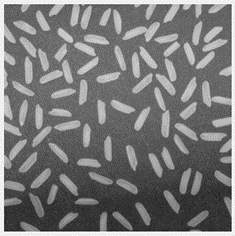
%> input picture images/rice.png, 235 x 236 px
$ octave test.m   (GNU Octave 9; MATLAB toolbox functions it lacks are replaced by stand-ins)
%> lines starting %> are read from the running program, lines starting %| are printed output that depends on the picture; in (x1, y1, x2, y2) boxes, pixels count from 0 and x2, y2 are one past the last pixel; in counts of white or black regions, pixels touching at a corner belong together; the program's own positions count from 1
% opengl('save','software') %因为我的linux电脑太老了，不支持nvida硬件加速，只能软件解码
clear;
close all;

i = imread('rice.png');
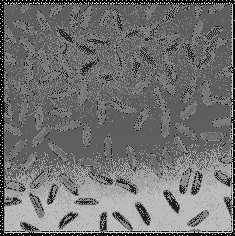
%> i: size 236x235 uint8; min 9, max 211, mean 113.1
BG = imopen(i, strel('disk', 15));
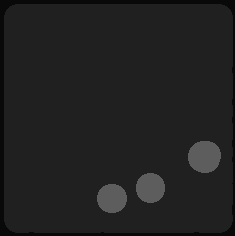
%> BG: size 236x235 uint8; min 9, max 93, mean 33.1
subplot(2, 3, 1);
imshow(BG);
title('Background');
i2 = imsubtract(i, BG);
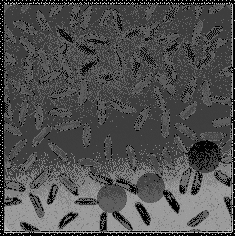
%> i2: size 236x235 uint8; min 0, max 202, mean 80
subplot(2, 3, 2);
imshow(i2);
title('Subtracted Background');
level = graythresh(i2);
%> level = 0.331
bw2 = imbinarize(i2, level);
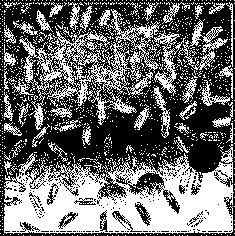
%> bw2: size 236x235 logical; 42.4% white; 1208 white regions (1163 under 20 px), largest, box (x1, y1, x2, y2) and area: (4, 144, 234, 234) 11818, (19, 9, 161, 130) 4494, (178, 19, 228, 70) 635
subplot(2, 3, 3);
imshow(bw2);
title('Binary Image');
subplot(2, 3, 4);
imshow(i);
title('Original Image');

% 标记连通区域
[labeled, numObjects] = bwlabel(bw2, 8);
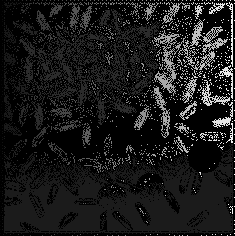
%> labeled: size 236x235 double; min 0, max 1208, mean 128; drawn with min black and max white
%> numObjects = 1208
t = max(max(labeled));  % 大米粒计数总数为 t
%> t = 1208

% 求解大米粒的平均像素面积
s = sum(bw2(:));
%> s = 23528
area = s / t;  % 大米粒的平均像素面积 area
%> area = 19.48

% 给面积最大的米粒染成红色
[m, n] = size(labeled);
%> m = 236; n = 235
A = zeros(numObjects, 1);
for x = 1:numObjects
    A(x) = sum(labeled(:) == x);
end
%> after the loop, A = 1208 values, max 11818 at index 132, min 1 at index 1, mean 19.48
a = max(A);
%> a = 11818
inf = find(A == a);
%> inf = 132

% 读取原始图像
image = imread('rice.png');
i3 = zeros(size(image, 1), size(image, 2), 3);
i4 = double(image);

% 灰度图转彩色图
for i = 1:size(image, 1)
    for j = 1:size(image, 2)
        i3(i, j, 1) = i4(i, j);
        i3(i, j, 2) = i4(i, j);
        i3(i, j, 3) = i4(i, j);
    end
end

subplot(2, 3, 5);
imshow(uint8(i3));
title('Color Image');

% 将面积最大的米粒染成红色
for v = 1:size(image, 1)
    for o = 1:size(image, 2)
        if labeled(v, o) == inf
            i3(v, o, 1) = 255;
            i3(v, o, 2) = 0;
            i3(v, o, 3) = 0;
        end
    end
end
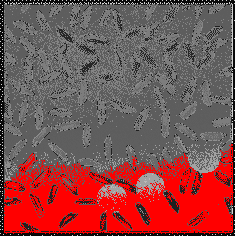
%> i3: size 236x235x3 double; mean R, G, B 130.4, 76.1, 76.1

subplot(2, 3, 6);
imshow(uint8(i3));
title('Largest Grain in Red');
